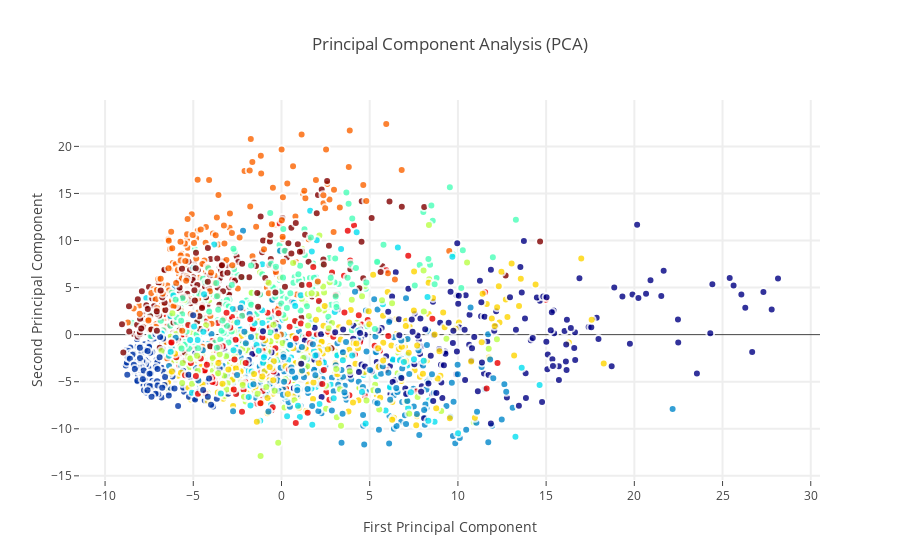

Notebook code cell kept with this figure:
### Markdown cell above
###Interactive visualisations of PCA representation

When it comes to these dimensionality reduction methods, scatter plots are most commonly implemented because they allow for great and convenient visualisations of clustering ( if any existed ) and this will be exactly what we will be doing as we plot the first 2 principal components as follows:

### Code cell
trace0 = go.Scatter(
    x = X_5d[:,0],
    y = X_5d[:,1],
    name = Target,
    hoveron = Target,
    mode = 'markers',
    text = Target,
    showlegend = False,
    marker = dict(
        size = 8,
        color = Target,
        colorscale ='Jet',
        showscale = False,
        line = dict(
            width = 2,
            color = 'rgb(255, 255, 255)'
        ),
        opacity = 0.8
    )
)
data = [trace0]

layout = go.Layout(
    title= 'Principal Component Analysis (PCA)',
    hovermode= 'closest',
    xaxis= dict(
         title= 'First Principal Component',
        ticklen= 5,
        zeroline= False,
        gridwidth= 2,
    ),
    yaxis=dict(
        title= 'Second Principal Component',
        ticklen= 5,
        gridwidth= 2,
    ),
    showlegend= True
)


fig = dict(data=data, layout=layout)
py.iplot(fig, filename='styled-scatter')

### Figure 1 — Plotly figure (JSON) as saved in the notebook; plotly's stock layout.template omitted (floating-point values rounded to 4 significant figures; data arrays with more than 128 entries replaced by an {"elided": "..."} marker saying what was removed)
{"data": [{"hoveron": {"elided": "2000 int values"}, "marker": {"color": {"elided": "2000 int values"}, "colorscale": "Jet", "line": {"color": "rgb(255, 255, 255)", "width": 2}, "opacity": 0.8, "showscale": false, "size": 8}, "mode": "markers", "name": {"elided": "2000 int values"}, "showlegend": false, "text": {"elided": "2000 int values"}, "type": "scatter", "x": {"elided": "2000 float values"}, "y": {"elided": "2000 float values"}}], "layout": {"hovermode": "closest", "showlegend": true, "title": "Principal Component Analysis (PCA)", "xaxis": {"gridwidth": 2, "ticklen": 5, "title": "First Principal Component", "zeroline": false}, "yaxis": {"gridwidth": 2, "ticklen": 5, "title": "Second Principal Component"}}}
